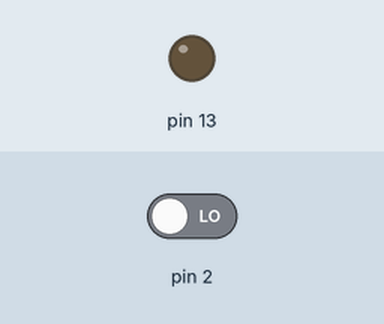
This sketch was run on a simulated Arduino Uno, built with avr-gcc and run on an emulated ATmega328P. Parts: output pins drawn as LEDs (lit = HIGH). The test bench sets the inputs (shaded band); at power-on: pin 2 LOW.

Above: at 1.2 s.
1.3 s: pin 2 driven HIGH
At 1.9 s:
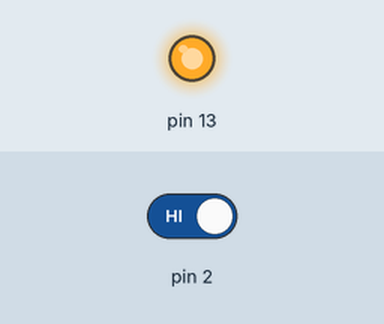
Timing chart, 0 to 4.3 s (numbered marks = the images above; inputs shaded):
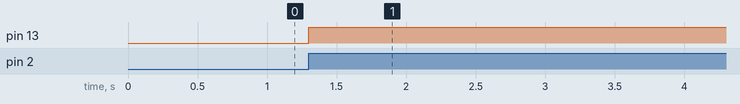

The sketch:

Arduino_Led_Switch_Code.ino
```cpp
int flag = 0;
void setup() {
  pinMode(13, OUTPUT);
  pinMode(2, INPUT);

}

void loop()
{
  if (digitalRead(2) == 1 && flag == 0)

  {
    digitalWrite(13, HIGH);

    while (digitalRead(2) == 1);
    flag = 1;
  }


  delay(100);

  if (digitalRead(2) == 1 && flag == 1)
  {
    digitalWrite(13, LOW);
    while (digitalRead(2) == 1);
    flag = 0;
  }


}
```

Measured:
- after the input at 1.3 s, pin 13: LOW → HIGH at once
